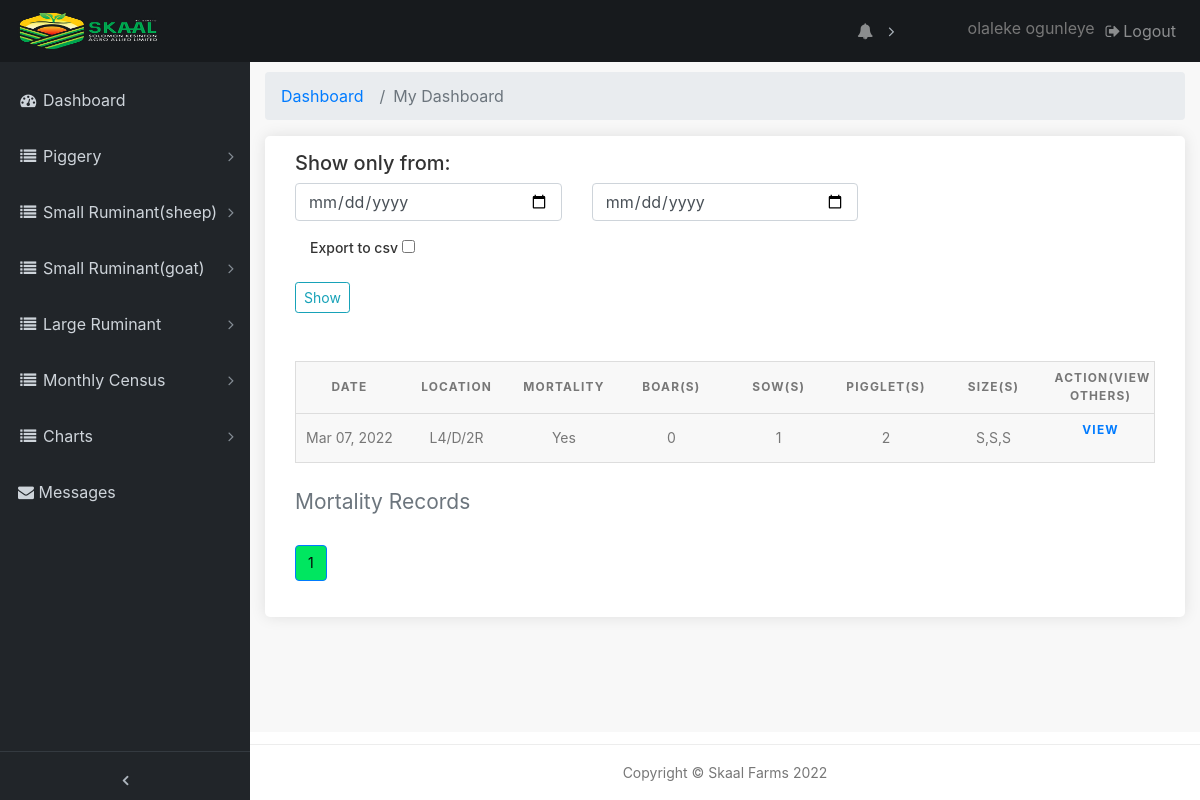
The app's page /pages/pig-mortality-records (signed in), older data.
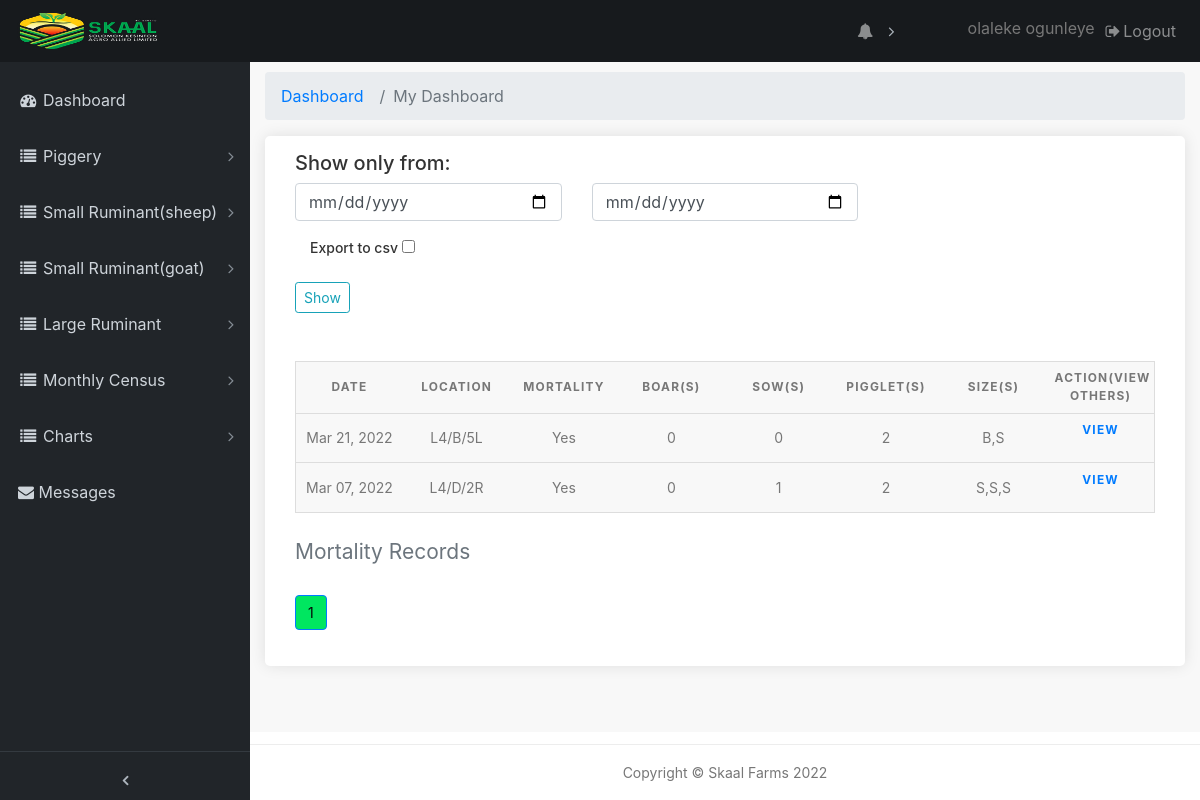
The same page, newer data.
### farmrecord/models.py (models this page shows, shortened)
class PigMortality(models.Model):
    mortality = models.CharField(max_length=10, verbose_name='mortality')
    date = models.DateTimeField(default=timezone.now)
    location = models.CharField(max_length=200, verbose_name='loaction(s)')
    sow_num = models.IntegerField(verbose_name='Sow(s)', default=0)
    boar_num = models.IntegerField(verbose_name='Boar(s)',default=0)
    pigglet = models.IntegerField(verbose_name='Pigglet(s)', default=0)
    section = models.ForeignKey(Section, verbose_name='Section', related_name='category4', null=True, on_delete=models.CASCADE)
    size = models.CharField(max_length=100, verbose_name='Size(s)')
    comment = models.TextField(max_length=500, verbose_name='Cause of mortality' , blank=True)
    image_1 = models.ImageField(verbose_name='first image',validators=[validate_file_size], blank=True, null=True, upload_to='uploads/',)
    image_2 = models.ImageField(verbose_name=' second image',validators=[validate_file_size], blank=True, null=True, upload_to='uploads/')
    export_to_CSV = models.BooleanField(default=False)
    slug = models.SlugField(max_length=150, unique=True)
    class Meta():
        verbose_name_plural='Pig mortality'

### farmrecord/views.py (the view)
# urls.py: path('pig-mortality-records', views.pig_motrec, name='pig_motrec'),
@login_required(login_url='/admin-page/login')
def pig_motrec(request):
    pig_mrec =   PigMortality.objects.order_by('-date')
    query_form = PigmotFilter()
    paginated_filterpm = Paginator(pig_mrec, 10)
    page_number = request.GET.get('page')
    pm_page_obj = paginated_filterpm.get_page(page_number)
    context = {
        'pm_page_obj': pig_mrec,
        'q'    : query_form
    }
    context['pm_page_obj'] = pm_page_obj
    return render(request, 'pigmotrec.html', context)

### farmrecord/forms.py
class PigmotFilter(forms.ModelForm):
    date = forms.DateField(widget=forms.HiddenInput(), required=False)
    start_date = forms.DateField(
        widget=forms.TextInput(attrs={'class': 'form-control', 'type' : 'date', 'placeholder': 'From'}))
    end_date = forms.DateField(
        widget=forms.TextInput(attrs={'class': 'form-control', 'type' : 'date', 'placeholder': 'To'}))
    export_to_CSV = forms.BooleanField(required=False, label="Export to CSV")
    class Meta:
        model = PigMortality
        fields =('date','export_to_CSV')

### templates/pigmotrec.html (shortened to what this page needs)
{% extends 'base.html' %}
{% load static %}
{% block content %}
  <div class="content-wrapper">
    <div class="container-fluid">
      <ol class="breadcrumb">
        <li class="breadcrumb-item">
          <a href="#">Dashboard</a>
        </li>
        <li class="breadcrumb-item active">My Dashboard</li>
      </ol>
		<div class="box_general padding_bottom">
      <h5>Show only from:</h5>
      <form class="mb-5" action="{% url 'farmrecord:cowmot_filter' %}">
        <div class="row">
          <div class="col-lg-4 col-md-12 form-group">
            {{ q.start_date }}
          </div>
          <div class="col-lg-4 col-md-12 form-group">
            {{ q.end_date }}
          </div>
        </div>
        <div class="col-lg-12 col-md-12 form-group">
          <label for="">Export to csv</label>
          {{ q.export_to_CSV }}
        </div>
        <input type="submit" class="btn btn-outline-info btn-sm" value="Show">
      </form>
			<table>
        <caption>Mortality Records</caption>
        <thead>
          <tr>
            <th scope="col">Date</th>
            <th scope="col">Location</th>
            <th scope="col">Mortality</th>
            <th scope="col">Boar(s)</th>
            <th scope="col">Sow(s)</th>
            <th scope="col">Pigglet(s)</th>
            <th scope="col">Size(s)</th>
            <th scope="col">ACTION(View others)</th>
          </tr>
        </thead>
        <tbody>
          {% if pm_page_obj %}
          {% for q in pm_page_obj %}
          <tr>
            <td data-label="Date">{{ q.date|date:"M d, Y" }}</td>
            <td data-label="Location">{{ q.location }}</td>
            <td data-label="Mortality">{{ q.mortality }}</td>
            <td data-label="Boar(s)">{{ q.boar_num }}</td>
            <td data-label="Sow(s)">{{ q.sow_num }}</td>
            <td data-label="Pigglet(s)">{{ q.pigglet }}</td>
            <td data-label="Size(s)">{{ q.size }}</td>
            <th data-label="Action" class="table"><a href="{% url 'farmrecord:pig_motrec_view' q.id %}" >View</a></th>
          {% endfor %}
          {% endif %}
          </tr>
        </tbody>
      </table>
      <nav aria-label="Page navigation example">
        <ul class="pagination">
          {% for i in pm_page_obj.paginator.page_range %}
          {% if pm_page_obj.number == i %}
            <li class="page-item active" aria-current="page">
              <span class="page-link">
                {{ i }}
              </span>
            </li>
            {% elif i > pm_page_obj.number|add:'-5' and i < pm_page_obj.number|add:'5' %}
            <li class="page-item"><a class="page-link" href="?page={{ i }}">{{ i }}</a></li>
          {% endif %}
        {% endfor %}
        </ul>
      </nav>
		</div>
	  </div>
   	</div>
{% endblock %}

Row changes from the older to the newer data that the page shows:
added PigMortality: date "Mar 21, 2022", location "L4/B/5L", mortality "Yes", boar_num "0", sow_num "0", pigglet "2", size "B,S"
